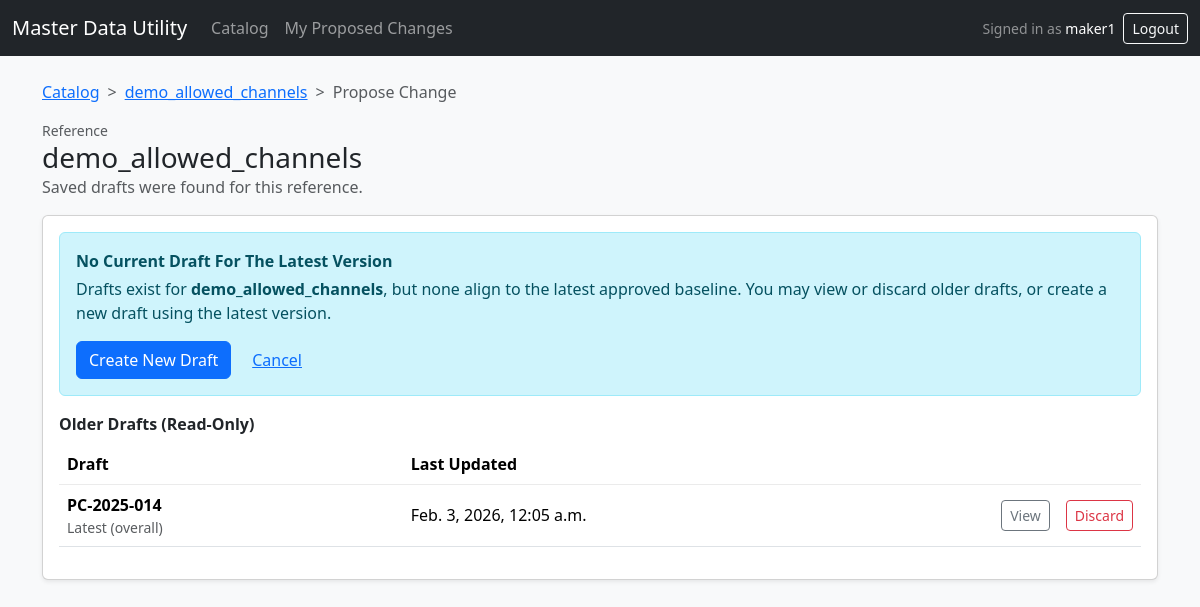
Screenshot of /references/121/propose/ (signed in) with the database file from the repository.
### mdu/models.py (models this page shows, shortened)
class MDUHeader(models.Model):
    class Status(models.TextChoices):
        ACTIVE = "ACTIVE", "Active"
        IN_REVIEW = "IN_REVIEW", "In Review"
        RETIRED = "RETIRED", "Retired"
    class DataClassification(models.TextChoices):
        GENERAL = "GENERAL", "GENERAL Reference Data"
        CLASSIFIED = "CLASSIFIED", "CLASSIFIED Reference Data"
    class CollaborationMode(models.TextChoices):
        SINGLE_OWNER = "SINGLE_OWNER", "Single-owner"
        COLLABORATIVE = "COLLABORATIVE", "Collaborative"
    class ApprovalModel(models.TextChoices):
        REFERENCE_LEVEL = "REFERENCE_LEVEL", "Reference-level"
        ROW_LEVEL = "ROW_LEVEL", "Row-level"
    class ApprovalScope(models.TextChoices):
        GLOBAL = "GLOBAL", "Global"
        REGIONAL = "REGIONAL", "Regional"
    ref_name = models.CharField(max_length=200, unique=True)
    ref_type = models.CharField(max_length=20, default="map")
    mode = models.CharField(max_length=20, default="versioning")
    status = models.CharField(max_length=20, choices=Status.choices, default=Status.IN_REVIEW)
    description = models.CharField(max_length=400, blank=True, default="")
    owner_group = models.CharField(max_length=120, blank=True, default="")
    tags = models.CharField(max_length=400, blank=True, default="")
    category = models.CharField(max_length=120, blank=True, default="")
    data_classification = models.CharField(
        max_length=20,
        choices=DataClassification.choices,
        default=DataClassification.GENERAL,
    )
    collaboration_mode = models.CharField(
        max_length=20,
        choices=CollaborationMode.choices,
        default=CollaborationMode.SINGLE_OWNER,
    )
    owning_domain_lob = models.CharField(max_length=120, blank=True, default="")
    approval_model = models.CharField(
        max_length=30,
        choices=ApprovalModel.choices,
        default=ApprovalModel.REFERENCE_LEVEL,
    )
    approval_scope = models.CharField(
        max_length=20,
        choices=ApprovalScope.choices,
        default=ApprovalScope.GLOBAL,
    )
    approver_group_mapping = models.TextField(blank=True, default="")
    effective_dating_rules = models.CharField(max_length=200, blank=True, default="")
    history_retention_expectations = models.CharField(max_length=200, blank=True, default="")
    created_at = models.DateTimeField(default=timezone.now)
    updated_at = models.DateTimeField(auto_now=True)
    last_approved_change = models.ForeignKey(
        "ChangeRequest",
        on_delete=models.SET_NULL,
        null=True,
        blank=True,
        related_name="as_last_for_headers",
    )

class ChangeRequest(models.Model):
    class Status(models.TextChoices):
        DRAFT = "DRAFT", "Draft"
        SUBMITTED = "SUBMITTED", "Submitted"
        APPROVED = "APPROVED", "Approved"
        REJECTED = "REJECTED", "Rejected"
    class ChangeCategory(models.TextChoices):
        NONE = "", "— Select —"
        DATA_CORRECTION = "DATA_CORRECTION", "Data Correction"
        NEW_VALUE_ADD = "NEW_VALUE_ADD", "New Value Add"
        POLICY_COMPLIANCE = "POLICY_COMPLIANCE", "Policy / Compliance"
        OPERATIONAL_UPDATE = "OPERATIONAL_UPDATE", "Operational Update"
        ENHANCEMENT = "ENHANCEMENT", "Enhancement"
        OTHER = "OTHER", "Other"
    class CollaborationMode(models.TextChoices):
        SINGLE_OWNER = "SINGLE_OWNER", "Single-owner"
        COLLABORATIVE = "COLLABORATIVE", "Collaborative"
    class DDAReviewStatus(models.TextChoices):
        NOT_REQUIRED = "NOT_REQUIRED", "Not required"
        REQUIRED = "REQUIRED", "Required"
        PENDING = "PENDING", "Pending"
        APPROVED = "APPROVED", "Approved"
        REJECTED = "REJECTED", "Rejected"
    header = models.ForeignKey(MDUHeader, on_delete=models.CASCADE, related_name="changes")
    display_id = models.CharField(max_length=30, unique=True)
    draft_uuid = models.UUIDField(default=uuid.uuid4, unique=True, editable=False)
    lock_version = models.PositiveIntegerField(default=1)
    collaboration_mode = models.CharField(
        max_length=20,
        choices=CollaborationMode.choices,
        default=CollaborationMode.SINGLE_OWNER,
    )
    tracking_id = models.CharField(max_length=80, blank=True, default="")
    version = models.IntegerField(null=True, blank=True)
    status = models.CharField(max_length=20, choices=Status.choices, default=Status.DRAFT)
    operation_hint = models.CharField(max_length=40, blank=True, default="")
    override_retired_flag = models.CharField(max_length=1, default="N")
    dda_review_status = models.CharField(
        max_length=20,
        choices=DDAReviewStatus.choices,
        default=DDAReviewStatus.NOT_REQUIRED,
    )
    requested_by_sid = models.CharField(max_length=40, blank=True, default="")
    business_owner_sid = models.CharField(max_length=40, blank=True, default="")
    approver_ad_group = models.CharField(max_length=120, blank=True, default="")
    change_reason = models.CharField(max_length=400, blank=True, default="")
    change_ticket_ref = models.CharField(max_length=120, blank=True, default="")
    change_category = models.CharField(
        max_length=60,
        choices=ChangeCategory.choices,
        blank=True,
        default=ChangeCategory.NONE,
    )
    risk_impact = models.CharField(max_length=60, blank=True, default="")
    request_source_channel = models.CharField(max_length=60, blank=True, default="")
    request_source_system = models.CharField(max_length=60, blank=True, default="")
    payload_json = models.TextField(blank=True, default="")
    submitted_at = models.DateTimeField(null=True, blank=True)
    decided_at = models.DateTimeField(null=True, blank=True)
    decision_note = models.TextField(blank=True, default="")
    decided_by_sid = models.CharField(max_length=40, blank=True, default="")
    override_scope_flag = models.BooleanField(default=False)
    override_scope_reason = models.CharField(max_length=400, blank=True, default="")
    created_by = models.ForeignKey(
        User, on_delete=models.SET_NULL, null=True, blank=True, related_name="created_changes"
    )
    contributors = models.ManyToManyField(
        User,
        blank=True,
        related_name="collab_changes",
    )
    created_at = models.DateTimeField(default=timezone.now)
    updated_at = models.DateTimeField(auto_now=True)
    bulk_add_count = models.PositiveSmallIntegerField(default=0)
    class Meta:
        constraints = [
            models.UniqueConstraint(
                fields=["header", "collaboration_mode"],
                condition=models.Q(status="SUBMITTED", collaboration_mode="SINGLE_OWNER"),
                name="uniq_submitted_cr_per_header_single_owner",
            )
        ]

### mdu/views.py (the view, shortened to what this page needs)
# urls.py: path("references/<int:header_pk>/propose/", views.propose_change, name="propose_change"),
@group_required("maker")
def propose_change(request, header_pk):
    header = get_object_or_404(MDUHeader, pk=header_pk)
    if header.collaboration_mode == "SINGLE_OWNER":
        open_ch = (
            header.changes
            .filter(status__in=[ ChangeRequest.Status.SUBMITTED])
            .order_by("-updated_at", "-id")
            .first()
        )
        if open_ch:
            messages.error(
                request,
                "A pending change already exists for this reference. Please wait for approval or rejection before proposing a new change."
            )
            return redirect("mdu:proposed_change_detail", pk=open_ch.pk)
    baseline_payload_latest, baseline_version_latest = _current_baseline_for_header(header)
    baseline_fp_latest = _normalized_payload_fingerprint(baseline_payload_latest)
    if header.collaboration_mode == "COLLABORATIVE":
        drafts_qs = (
            header.changes
            .filter(status=ChangeRequest.Status.DRAFT)
            .filter(Q(created_by=request.user) | Q(contributors=request.user))
            .distinct()
            .order_by("-updated_at", "-id")
        )
    else:
        drafts_qs = (
            header.changes
            .filter(status=ChangeRequest.Status.DRAFT, created_by=request.user)
            .order_by("-updated_at", "-id")
        )
    def _draft_is_aligned(d: ChangeRequest) -> bool:
        if d.version is not None and baseline_version_latest is not None:
            return d.version == baseline_version_latest
        return _normalized_payload_fingerprint(d.payload_json or "") == baseline_fp_latest
    drafts = list(drafts_qs)
    aligned_draft = None
    stale_drafts = []
    for d in drafts:
        if aligned_draft is None and _draft_is_aligned(d):
            aligned_draft = d
        else:
            stale_drafts.append(d)
    breadcrumbs = [
        _crumb("Catalog", reverse("mdu:catalog")),
        _crumb(header.ref_name, reverse("mdu:header_detail", kwargs={"pk": header.pk})),
        _crumb("Propose Change", None),
    ]
    if request.method != "POST" and drafts:
        latest_id = drafts[0].id
        return render(request, "mdu/draft_picker.html", {
            "header": header,
            "aligned_draft": aligned_draft,
            "stale_drafts": stale_drafts,
            "latest_id": latest_id,
            "baseline_version_latest": baseline_version_latest,
            "breadcrumbs": breadcrumbs,
            **_role_flags(request.user),
        })

### mdu/templates/mdu/draft_picker.html (shortened to what this page needs)
{% extends "base.html" %}
{% block content %}
<div class="mb-3">
  <div class="text-muted small">Reference</div>
  <h3 class="mb-0">{{ header.ref_name }}</h3>
  <div class="text-muted">Saved drafts were found for this reference.</div>
</div>
<div class="card shadow-sm">
  <div class="card-body">
    {% if aligned_draft %}
      <div class="alert alert-info">
        <div class="fw-semibold mb-1">Draft Already Exists For The Latest Version</div>
        <div>
          A saved draft already exists for <span class="fw-semibold">{{ header.ref_name }}</span>
          and it aligns to the latest approved baseline.
        </div>
        <div class="mt-2">
          Would you like to use it, or discard and replace it with a new draft?
        </div>
        <div class="d-flex gap-2 mt-3">
          <form method="post" class="d-inline">
            {% csrf_token %}
            <input type="hidden" name="picker" value="1">
            <input type="hidden" name="action" value="use_aligned">
            <button type="submit" class="btn btn-primary">Use Existing Draft</button>
          </form>
          <form method="post" class="d-inline">
            {% csrf_token %}
            <input type="hidden" name="picker" value="1">
            <input type="hidden" name="action" value="discard_replace_aligned">
            <button type="submit" class="btn btn-outline-primary">Discard &amp; Replace</button>
          </form>
          <a class="btn btn-link" href="{% url 'mdu:header_detail' pk=header.pk %}">Cancel</a>
        </div>
      </div>
    {% else %}
      <div class="alert alert-info">
        <div class="fw-semibold mb-1">No Current Draft For The Latest Version</div>
        <div>
          Drafts exist for <span class="fw-semibold">{{ header.ref_name }}</span>, but none align to the latest approved baseline.
          You may view or discard older drafts, or create a new draft using the latest version.
        </div>
        <div class="d-flex gap-2 mt-3">
          <form method="post" class="d-inline">
            <button type="submit" class="btn btn-primary">Create New Draft</button>
          </form>
          <a class="btn btn-link" href="{% url 'mdu:header_detail' pk=header.pk %}">Cancel</a>
        </div>
      </div>
    {% endif %}
    {% if stale_drafts %}
      <div class="mt-3">
        <div class="fw-semibold mb-2">Older Drafts (Read-Only)</div>
        <div class="table-responsive">
          <table class="table table-hover align-middle mdu-table">
            <thead>
              <tr>
                <th>Draft</th>
                <th>Last Updated</th>
                <th class="mdu-col-min"></th>
                <th class="mdu-col-min"></th>
              </tr>
            </thead>
            <tbody>
              {% for d in stale_drafts %}
                <tr>
                  <td>
                    <div class="fw-semibold">{{ d.display_id }}</div>
                    {% if d.id == latest_id %}
                      <div class="text-muted small">Latest (overall)</div>
                    {% endif %}
                  </td>
                  <td>{{ d.updated_at }}</td>
                  <td class="text-end">
                    <form method="post" class="d-inline">
                      <button type="submit" class="btn btn-sm btn-outline-secondary">View</button>
                    </form>
                  </td>
                  <td class="text-end">
                    <form method="post" class="d-inline">
                      <button type="submit" class="btn btn-sm btn-outline-danger">Discard</button>
                    </form>
                  </td>
                </tr>
              {% endfor %}
            </tbody>
          </table>
        </div>
      </div>
    {% endif %}
  </div>
</div>
{% endblock %}

### templates/base.html (shortened to what this page needs)
{% load static %}
{% load mdu_extras %}
<!doctype html>
<html lang="en">
<head>
  <link href="https://cdn.jsdelivr.net/npm/bootstrap@5.3.3/dist/css/bootstrap.min.css" rel="stylesheet">
  <link rel="stylesheet" href="{% static 'mdu/css/app.css' %}?v=20260127-locked-rows">
</head>
<body class="bg-light">
  <nav class="navbar navbar-expand-lg navbar-dark bg-dark">
    <div class="container-fluid">
      <a class="navbar-brand" href="{% url 'mdu:catalog' %}">Master Data Utility</a>
      <div class="collapse navbar-collapse" id="nav">
        <ul class="navbar-nav me-auto mb-2 mb-lg-0">
          <li class="nav-item"><a class="nav-link" href="{% url 'mdu:catalog' %}">Catalog</a></li>
          {% if not request.user|in_group:"approver" and not request.user|in_group:"business_owner" %}
          <li class="nav-item"><a class="nav-link" href="{% url 'mdu:proposed_change_list' %}">My Proposed Changes</a></li>
          {% endif %}
        </ul>
        {% if request.user.is_authenticated %}
          <div class="d-flex align-items-center gap-2">
            <span class="text-white-50 small">
              Signed in as <span class="text-white">{{ request.user.username }}</span>
            </span>
            <form method="post" action="{% url 'logout' %}">
              <button type="submit" class="btn btn-sm btn-outline-light">Logout</button>
            </form>
          </div>
        {% endif %}
      </div>
    </div>
  </nav>
  <main class="container py-4">
    {% if breadcrumbs %}
      <nav aria-label="breadcrumb" class="mb-3">
        <ol class="breadcrumb small mb-0">
          {% for crumb in breadcrumbs %}
            {% if crumb.url %}
              <li class="breadcrumb-item"><a href="{{ crumb.url }}">{{ crumb.label }}</a></li>
            {% else %}
              <li class="breadcrumb-item active" aria-current="page">{{ crumb.label }}</li>
            {% endif %}
          {% endfor %}
        </ol>
      </nav>
    {% endif %}
    {% block content %}{% endblock %}
  </main>
</body>
</html>

### rows the page displays
MDUHeader: label "demo_allowed_channels", ref_name "demo_allowed_channels"
ChangeRequest: display_id "PC-2025-014", shows "Latest (overall)", updated_at "Feb. 3, 2026, 12:05 a.m."

### other values shown
{{ request.user.username }} "maker1"
{{ crumb.label }} "Catalog"
{{ crumb.label }} "Propose Change"
